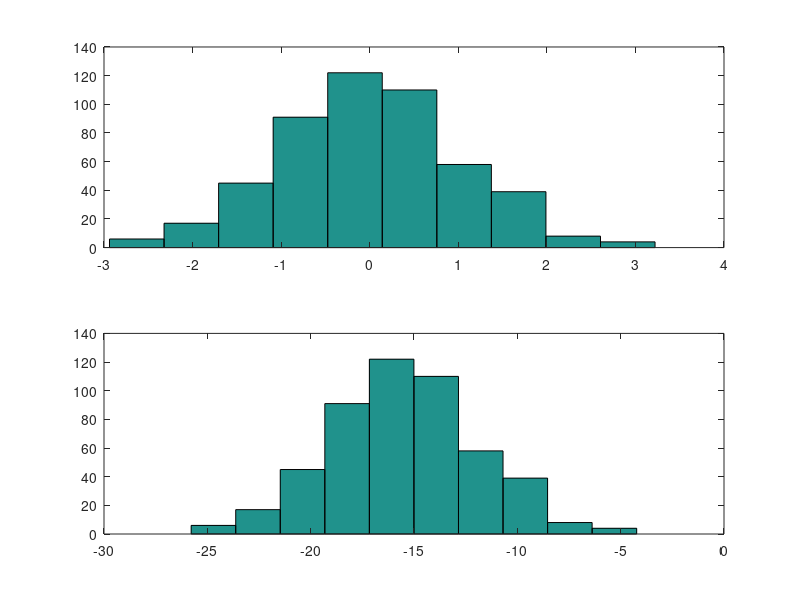

MATLAB code for this plot:
clear;close all;clc
%Draw 500 samples from a N(0,1) via randn
R = randn(1,500)

%Tranform this to arbitray gussian distribution
m = 0;
sigma = 1;

%Choose desire std and mean
mStr = -15.5;
sigmaStr = 3.5;

%Calculate a1 and a2
a1 = (-(sigmaStr/sigma)*m)+mStr;
a2 = sigmaStr/sigma;

%Perform transformation
RStr = a1 + a2*R

figure
subplot(2,1,1)
hist(R)
subplot(2,1,2)
hist(RStr)

%Compute actual mean and std
act_m = mean(RStr);
act_std = sqrt(var(RStr));
